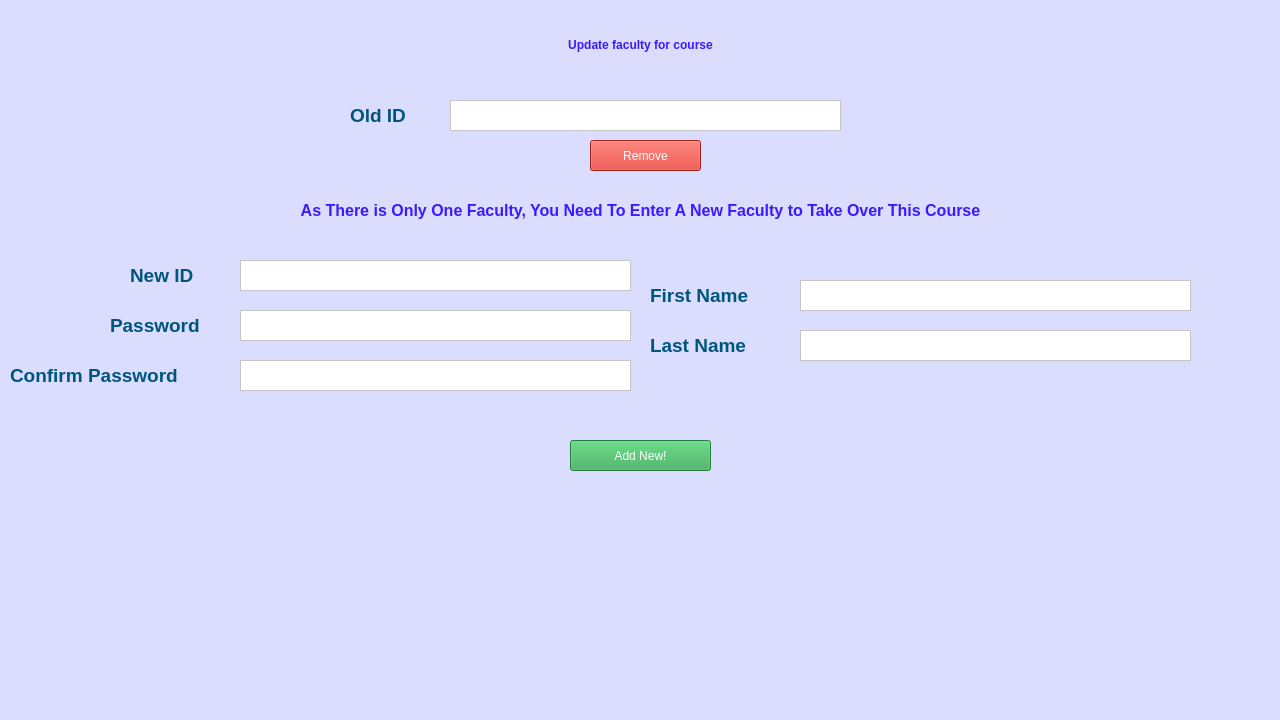
<?xml version="1.0" encoding="UTF-8"?>
<ui version="4.0">
 <class>MainWindow</class>
 <widget class="QMainWindow" name="MainWindow">
  <property name="geometry">
   <rect>
    <x>0</x>
    <y>0</y>
    <width>1280</width>
    <height>720</height>
   </rect>
  </property>
  <property name="windowTitle">
   <string>MainWindow</string>
  </property>
  <property name="styleSheet">
   <string notr="true">background-color: rgb(219, 221, 255);</string>
  </property>
  <widget class="QWidget" name="centralwidget">
   <widget class="QPlainTextEdit" name="id">
    <property name="geometry">
     <rect>
      <x>240</x>
      <y>260</y>
      <width>391</width>
      <height>31</height>
     </rect>
    </property>
    <property name="styleSheet">
     <string notr="true">background-color: rgb(255, 255, 255);</string>
    </property>
   </widget>
   <widget class="QPlainTextEdit" name="fname">
    <property name="geometry">
     <rect>
      <x>800</x>
      <y>280</y>
      <width>391</width>
      <height>31</height>
     </rect>
    </property>
    <property name="styleSheet">
     <string notr="true">background-color: rgb(255, 255, 255);</string>
    </property>
   </widget>
   <widget class="QPlainTextEdit" name="password">
    <property name="geometry">
     <rect>
      <x>240</x>
      <y>310</y>
      <width>391</width>
      <height>31</height>
     </rect>
    </property>
    <property name="styleSheet">
     <string notr="true">background-color: rgb(255, 255, 255);</string>
    </property>
   </widget>
   <widget class="QLabel" name="label_1">
    <property name="geometry">
     <rect>
      <x>130</x>
      <y>260</y>
      <width>91</width>
      <height>31</height>
     </rect>
    </property>
    <property name="styleSheet">
     <string notr="true">color: rgb(0, 85, 127);
font: 14pt &quot;Nirmala UI&quot;;</string>
    </property>
    <property name="text">
     <string>&lt;html&gt;&lt;head/&gt;&lt;body&gt;&lt;p&gt;&lt;span style=&quot; font-size:14pt; font-weight:600;&quot;&gt;New ID&lt;/span&gt;&lt;/p&gt;&lt;/body&gt;&lt;/html&gt;</string>
    </property>
   </widget>
   <widget class="QLabel" name="label_2">
    <property name="geometry">
     <rect>
      <x>650</x>
      <y>280</y>
      <width>131</width>
      <height>31</height>
     </rect>
    </property>
    <property name="styleSheet">
     <string notr="true">color: rgb(0, 85, 127);
font: 14pt &quot;Nirmala UI&quot;;</string>
    </property>
    <property name="text">
     <string>&lt;html&gt;&lt;head/&gt;&lt;body&gt;&lt;p&gt;&lt;span style=&quot; font-size:14pt; font-weight:600;&quot;&gt;First Name&lt;/span&gt;&lt;/p&gt;&lt;/body&gt;&lt;/html&gt;</string>
    </property>
   </widget>
   <widget class="QLabel" name="label_3">
    <property name="geometry">
     <rect>
      <x>650</x>
      <y>330</y>
      <width>131</width>
      <height>31</height>
     </rect>
    </property>
    <property name="styleSheet">
     <string notr="true">color: rgb(0, 85, 127);
font: 14pt &quot;Nirmala UI&quot;;</string>
    </property>
    <property name="text">
     <string>&lt;html&gt;&lt;head/&gt;&lt;body&gt;&lt;p&gt;&lt;span style=&quot; font-size:14pt; font-weight:600;&quot;&gt;Last Name&lt;/span&gt;&lt;/p&gt;&lt;/body&gt;&lt;/html&gt;</string>
    </property>
   </widget>
   <widget class="QLabel" name="label_4">
    <property name="geometry">
     <rect>
      <x>110</x>
      <y>310</y>
      <width>111</width>
      <height>31</height>
     </rect>
    </property>
    <property name="styleSheet">
     <string notr="true">color: rgb(0, 85, 127);
font: 14pt &quot;Nirmala UI&quot;;</string>
    </property>
    <property name="text">
     <string>&lt;html&gt;&lt;head/&gt;&lt;body&gt;&lt;p&gt;&lt;span style=&quot; font-size:14pt; font-weight:600;&quot;&gt;Password&lt;/span&gt;&lt;/p&gt;&lt;/body&gt;&lt;/html&gt;</string>
    </property>
   </widget>
   <widget class="QPlainTextEdit" name="lname">
    <property name="geometry">
     <rect>
      <x>800</x>
      <y>330</y>
      <width>391</width>
      <height>31</height>
     </rect>
    </property>
    <property name="styleSheet">
     <string notr="true">background-color: rgb(255, 255, 255);</string>
    </property>
   </widget>
   <widget class="QLabel" name="label_5">
    <property name="geometry">
     <rect>
      <x>10</x>
      <y>360</y>
      <width>211</width>
      <height>31</height>
     </rect>
    </property>
    <property name="styleSheet">
     <string notr="true">color: rgb(0, 85, 127);
font: 14pt &quot;Nirmala UI&quot;;</string>
    </property>
    <property name="text">
     <string>&lt;html&gt;&lt;head/&gt;&lt;body&gt;&lt;p&gt;&lt;span style=&quot; font-size:14pt; font-weight:600;&quot;&gt;Confirm Password&lt;/span&gt;&lt;/p&gt;&lt;/body&gt;&lt;/html&gt;</string>
    </property>
   </widget>
   <widget class="QPlainTextEdit" name="confirmpass">
    <property name="geometry">
     <rect>
      <x>240</x>
      <y>360</y>
      <width>391</width>
      <height>31</height>
     </rect>
    </property>
    <property name="styleSheet">
     <string notr="true">background-color: rgb(255, 255, 255);</string>
    </property>
   </widget>
   <widget class="QLabel" name="errorDisplay">
    <property name="geometry">
     <rect>
      <x>0</x>
      <y>500</y>
      <width>1281</width>
      <height>61</height>
     </rect>
    </property>
    <property name="styleSheet">
     <string notr="true">qproperty-alignment: AlignCenter;
font: 75 18pt &quot;MS Shell Dlg 2&quot;;
color: rgb(217, 48, 37);</string>
    </property>
    <property name="text">
     <string/>
    </property>
   </widget>
   <widget class="QPushButton" name="addNew">
    <property name="geometry">
     <rect>
      <x>570</x>
      <y>440</y>
      <width>141</width>
      <height>31</height>
     </rect>
    </property>
    <property name="styleSheet">
     <string notr="true">font: 75 12pt &quot;MS Shell Dlg 2&quot;;
color: rgb(255, 255, 255);
background-color: rgb(52, 168, 83);</string>
    </property>
    <property name="text">
     <string>Add New!</string>
    </property>
   </widget>
   <widget class="QPlainTextEdit" name="old_id">
    <property name="geometry">
     <rect>
      <x>450</x>
      <y>100</y>
      <width>391</width>
      <height>31</height>
     </rect>
    </property>
    <property name="styleSheet">
     <string notr="true">background-color: rgb(255, 255, 255);</string>
    </property>
   </widget>
   <widget class="QLabel" name="label">
    <property name="geometry">
     <rect>
      <x>350</x>
      <y>100</y>
      <width>81</width>
      <height>31</height>
     </rect>
    </property>
    <property name="styleSheet">
     <string notr="true">color: rgb(0, 85, 127);
font: 14pt &quot;Nirmala UI&quot;;</string>
    </property>
    <property name="text">
     <string>&lt;html&gt;&lt;head/&gt;&lt;body&gt;&lt;p&gt;&lt;span style=&quot; font-size:14pt; font-weight:600;&quot;&gt;Old ID&lt;/span&gt;&lt;/p&gt;&lt;/body&gt;&lt;/html&gt;</string>
    </property>
   </widget>
   <widget class="QPushButton" name="remove">
    <property name="geometry">
     <rect>
      <x>590</x>
      <y>140</y>
      <width>111</width>
      <height>31</height>
     </rect>
    </property>
    <property name="styleSheet">
     <string notr="true">font: 75 12pt &quot;MS Shell Dlg 2&quot;;
color: rgb(255, 255, 255);
background-color: rgb(217, 48, 37);</string>
    </property>
    <property name="text">
     <string>Remove</string>
    </property>
   </widget>
   <widget class="QLabel" name="errorDisplay_2">
    <property name="geometry">
     <rect>
      <x>0</x>
      <y>180</y>
      <width>1281</width>
      <height>61</height>
     </rect>
    </property>
    <property name="styleSheet">
     <string notr="true">color: rgb(60, 25, 255);
font: 16pt &quot;Nirmala UI&quot;;</string>
    </property>
    <property name="text">
     <string>&lt;html&gt;&lt;head/&gt;&lt;body&gt;&lt;p align=&quot;center&quot;&gt;&lt;span style=&quot; font-size:12pt; font-weight:600;&quot;&gt;As There is Only One Faculty, You Need To Enter A New Faculty to Take Over This Course&lt;/span&gt;&lt;/p&gt;&lt;/body&gt;&lt;/html&gt;</string>
    </property>
   </widget>
   <widget class="QLabel" name="label_6">
    <property name="geometry">
     <rect>
      <x>0</x>
      <y>20</y>
      <width>1281</width>
      <height>51</height>
     </rect>
    </property>
    <property name="styleSheet">
     <string notr="true">color: rgb(60, 25, 255);
font: 16pt &quot;Nirmala UI&quot;;</string>
    </property>
    <property name="text">
     <string>&lt;html&gt;&lt;head/&gt;&lt;body&gt;&lt;p align=&quot;center&quot;&gt;&lt;span style=&quot; font-weight:600;&quot;&gt;Update faculty for course&lt;/span&gt;&lt;/p&gt;&lt;/body&gt;&lt;/html&gt;</string>
    </property>
   </widget>
  </widget>
 </widget>
 <resources/>
 <connections/>
</ui>
